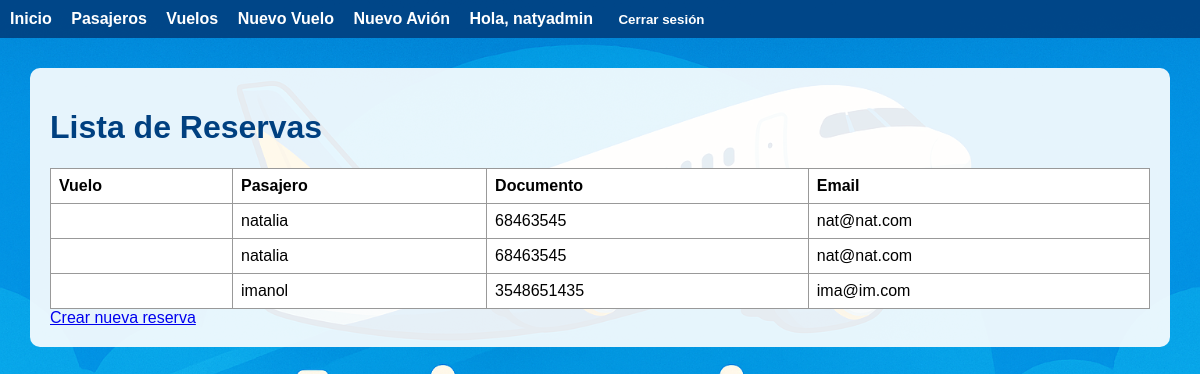
The page /reservas/lista/ (signed in) on the database as committed earlier.
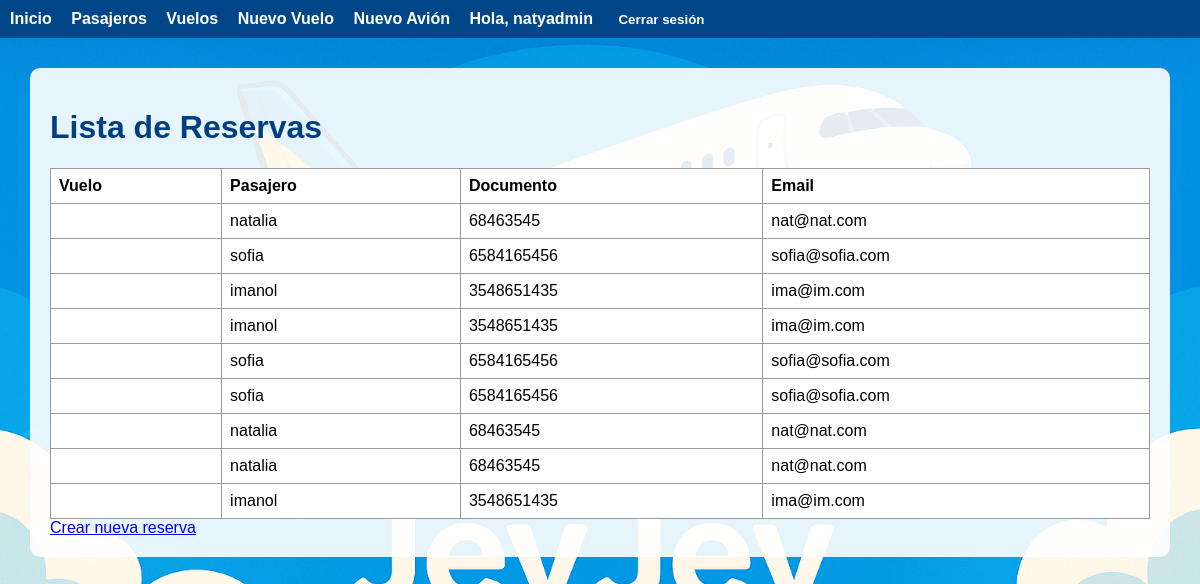
The same page on the database as committed later.
### reservas/models.py (models this page shows, shortened)
class Reserva(models.Model):
    ESTADO_CHOICES = [
        ('pendiente', 'Pendiente'),
        ('confirmada', 'Confirmada'),
        ('cancelada', 'Cancelada'),
    ]
    pasajero = models.ForeignKey(Pasajero, on_delete=models.CASCADE, related_name="reservas")
    vuelo = models.ForeignKey(Vuelo, on_delete=models.CASCADE, related_name="reservas")
    asiento = models.OneToOneField(AsientoVuelo, on_delete=models.PROTECT) # PROTECT para evitar borrar asiento reservado
    fecha_reserva = models.DateTimeField(auto_now_add=True)
    estado = models.CharField(max_length=20, choices=ESTADO_CHOICES, default='pendiente')
    precio_final = models.DecimalField(max_digits=10, decimal_places=2, blank=True, null=True)
    class Meta:
        verbose_name = "Reserva"
        verbose_name_plural = "Reservas"
        ordering = ['-fecha_reserva']

### pasajeros/models.py (models this page shows, shortened)
class Pasajero(models.Model):
    TIPO_DOCUMENTO_CHOICES = [
        ('DNI', 'DNI'),
        ('PAS', 'Pasaporte'),
        ('LC', 'Libreta Cívica'),
        ('LE', 'Libreta de Enrolamiento'),
        ('OTRO', 'Otro'),
    ]
    nombre = models.CharField(max_length=100)
    tipo_documento = models.CharField(max_length=10, choices=TIPO_DOCUMENTO_CHOICES)
    documento = models.CharField(max_length=30, unique=True)
    email = models.EmailField()
    telefono = models.CharField(max_length=20)
    fecha_nacimiento = models.DateField()
    class Meta:
        verbose_name = 'Pasajero'
        verbose_name_plural = 'Pasajeros'
        ordering = ['nombre']

### reservas/views.py (the view)
# urls.py: path('lista/', views.lista_reservas, name='lista_reservas'),
@login_required
@role_required('admin', 'operador')
def lista_reservas(request):
    reservas = Reserva.objects.select_related('vuelo', 'pasajero', 'asiento')
    return render(request, 'reservas/reserva_list.html', {'reservas': reservas})

### usuarios/models.py (called while the page is built)
def get_perfil(self):
    return getattr(self, 'perfilusuario', None)

### reservas/templates/reservas/reserva_list.html
{% extends 'base.html' %}
{% block content %}
    <h1>Lista de Reservas</h1>
    {% if reservas %}
        <table>
            <tr>
                <th>Vuelo</th>
                <th>Pasajero</th>
                <th>Documento</th>
                <th>Email</th>
            </tr>
            {% for reserva in reservas %}
                <tr>
                    <td>{{ reserva.vuelo.numero }}</td>
                    <td>{{ reserva.pasajero.nombre }}</td>
                    <td>{{ reserva.pasajero.documento }}</td>
                    <td>{{ reserva.pasajero.email }}</td>
                </tr>
            {% endfor %}
        </table>
        <a href="{% url 'reservas:crear_reserva' vuelo_id=reservas.first.vuelo.id %}">Crear nueva reserva</a>
    {% else %}
        <p>No hay reservas cargadas.</p>
    {% endif %}
{% endblock %}

### home/templates/base.html (shortened to what this page needs)
{% load static %}
<!DOCTYPE html>
<html lang="es">
<head>
</head>
<body>
    <nav>
        <a href="{% url 'home:index' %}">Inicio</a>
        {% if user.is_authenticated %}
            {% if user.perfilusuario.rol == 'pasajero' %}
                <a href="{% url 'vuelos:vuelo_list' %}">Vuelos</a>
            {% elif user.perfilusuario.rol == 'operador' %}
                <a href="{% url 'pasajeros:listado_pasajeros' %}">Pasajeros</a>
                <a href="{% url 'vuelos:vuelo_list' %}">Vuelos</a>
            {% elif user.perfilusuario.rol == 'admin' %}
                <a href="{% url 'pasajeros:listado_pasajeros' %}">Pasajeros</a>
                <a href="{% url 'vuelos:vuelo_list' %}">Vuelos</a>
                <a href="{% url 'vuelos:crear_vuelo' %}">Nuevo Vuelo</a>
                <a href="{% url 'vuelos:crear_avion' %}">Nuevo Avión</a>
            {% endif %}
            <span>Hola, {{ user.username }}</span>
            <form action="{% url 'usuarios:logout' %}" method="post" style="display:inline;">
                <button type="submit">Cerrar sesión</button>
            </form>
        {% else %}
            <a href="{% url 'usuarios:login' %}">Iniciar sesión</a>
            <a href="{% url 'usuarios:registro' %}">Registrarse</a>
        {% endif %}
    </nav>
    <div class="container">
        {% block content %}
        {% endblock %}
    </div>
</body>
</html>

Rows that differ between the two databases and show on the page:
added Reserva: pasajero.nombre "natalia", pasajero.documento "68463545", pasajero.email "nat@nat.com"
added Reserva: pasajero.nombre "sofia", pasajero.documento "6584165456", pasajero.email "sofia@sofia.com"
added Reserva: pasajero.nombre "imanol", pasajero.documento "3548651435", pasajero.email "ima@im.com"
added Reserva: pasajero.nombre "imanol", pasajero.documento "3548651435", pasajero.email "ima@im.com"
added Reserva: pasajero.nombre "sofia", pasajero.documento "6584165456", pasajero.email "sofia@sofia.com"
added Reserva: pasajero.nombre "sofia", pasajero.documento "6584165456", pasajero.email "sofia@sofia.com"
